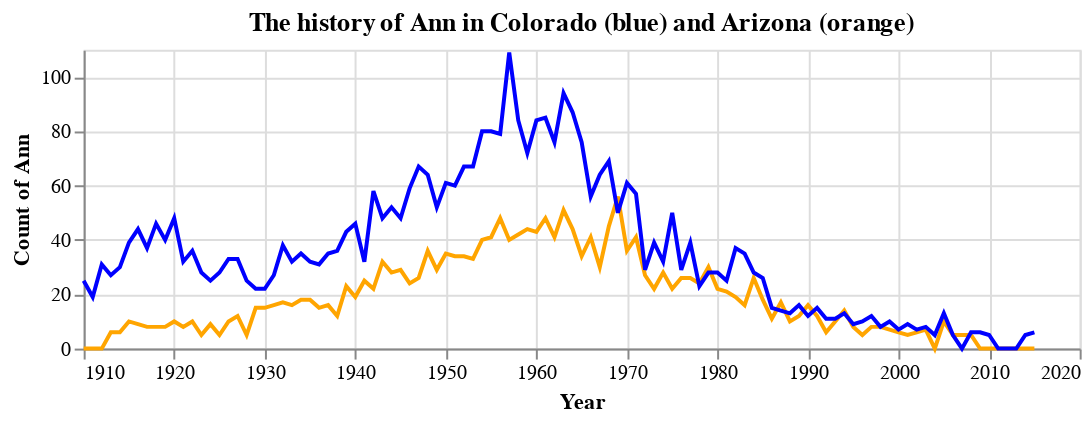

Notebook cell for this chart:
### Code cell
chart_az + chart_co

### Figure 1 — Vega-Lite specification as saved in the notebook (floating-point values rounded to 4 significant figures)
{"config": {"view": {"continuousWidth": 400, "continuousHeight": 300}}, "layer": [{"data": {"name": "data-899eee88d6e8425c6e1763e24ff9d4aa"}, "mark": {"type": "line", "color": "orange"}, "encoding": {"x": {"type": "quantitative", "axis": {"format": "d", "title": "Year"}, "field": "year"}, "y": {"type": "quantitative", "axis": {"title": "Count of Ann"}, "field": "az_total"}}, "height": 150, "title": {"text": "The history of Ann in Colorado (blue) and Arizona (orange)"}, "width": 500}, {"data": {"name": "data-4a16683801b93f67d8cce30e224ea622"}, "mark": {"type": "line", "color": "blue"}, "encoding": {"x": {"type": "quantitative", "axis": {"format": "d", "title": "Year"}, "field": "year"}, "y": {"type": "quantitative", "axis": {"title": "Count of Ann"}, "field": "co_total"}}, "height": 150, "title": {"text": "The history of Ann in Colorado (blue) and Arizona (orange)"}, "width": 500}], "$schema": "https://vega.github.io/schema/vega-lite/v4.8.1.json", "datasets": {"data-899eee88d6e8425c6e1763e24ff9d4aa": [{"year": 1910, "az_total": 0.0}, {"year": 1911, "az_total": 0.0}, {"year": 1912, "az_total": 0.0}, {"year": 1913, "az_total": 6.0}, {"year": 1914, "az_total": 6.0}, {"year": 1915, "az_total": 10.0}, {"year": 1916, "az_total": 9.0}, {"year": 1917, "az_total": 8.0}, {"year": 1918, "az_total": 8.0}, {"year": 1919, "az_total": 8.0}, {"year": 1920, "az_total": 10.0}, {"year": 1921, "az_total": 8.0}, {"year": 1922, "az_total": 10.0}, {"year": 1923, "az_total": 5.0}, {"year": 1924, "az_total": 9.0}, {"year": 1925, "az_total": 5.0}, {"year": 1926, "az_total": 10.0}, {"year": 1927, "az_total": 12.0}, {"year": 1928, "az_total": 5.0}, {"year": 1929, "az_total": 15.0}, {"year": 1930, "az_total": 15.0}, {"year": 1931, "az_total": 16.0}, {"year": 1932, "az_total": 17.0}, {"year": 1933, "az_total": 16.0}, {"year": 1934, "az_total": 18.0}, {"year": 1935, "az_total": 18.0}, {"year": 1936, "az_total": 15.0}, {"year": 1937, "az_total": 16.0}, {"year": 1938, "az_total": 12.0}, {"year": 1939, "az_total": 23.0}, {"year": 1940, "az_total": 19.0}, {"year": 1941, "az_total": 25.0}, {"year": 1942, "az_total": 22.0}, {"year": 1943, "az_total": 32.0}, {"year": 1944, "az_total": 28.0}, {"year": 1945, "az_total": 29.0}, {"year": 1946, "az_total": 24.0}, {"year": 1947, "az_total": 26.0}, {"year": 1948, "az_total": 36.0}, {"year": 1949, "az_total": 29.0}, {"year": 1950, "az_total": 35.0}, {"year": 1951, "az_total": 34.0}, {"year": 1952, "az_total": 34.0}, {"year": 1953, "az_total": 33.0}, {"year": 1954, "az_total": 40.0}, {"year": 1955, "az_total": 41.0}, {"year": 1956, "az_total": 48.0}, {"year": 1957, "az_total": 40.0}, {"year": 1958, "az_total": 42.0}, {"year": 1959, "az_total": 44.0}, {"year": 1960, "az_total": 43.0}, {"year": 1961, "az_total": 48.0}, {"year": 1962, "az_total": 41.0}, {"year": 1963, "az_total": 51.0}, {"year": 1964, "az_total": 44.0}, {"year": 1965, "az_total": 34.0}, {"year": 1966, "az_total": 41.0}, {"year": 1967, "az_total": 30.0}, {"year": 1968, "az_total": 45.0}, {"year": 1969, "az_total": 56.0}, {"year": 1970, "az_total": 36.0}, {"year": 1971, "az_total": 41.0}, {"year": 1972, "az_total": 27.0}, {"year": 1973, "az_total": 22.0}, {"year": 1974, "az_total": 28.0}, {"year": 1975, "az_total": 22.0}, {"year": 1976, "az_total": 26.0}, {"year": 1977, "az_total": 26.0}, {"year": 1978, "az_total": 24.0}, {"year": 1979, "az_total": 30.0}, {"year": 1980, "az_total": 22.0}, {"year": 1981, "az_total": 21.0}, {"year": 1982, "az_total": 19.0}, {"year": 1983, "az_total": 16.0}, {"year": 1984, "az_total": 26.0}, {"year": 1985, "az_total": 18.0}, {"year": 1986, "az_total": 11.0}, {"year": 1987, "az_total": 17.0}, {"year": 1988, "az_total": 10.0}, {"year": 1989, "az_total": 12.0}, {"year": 1990, "az_total": 16.0}, {"year": 1991, "az_total": 12.0}, {"year": 1992, "az_total": 6.0}, {"year": 1993, "az_total": 10.0}, {"year": 1994, "az_total": 14.0}, {"year": 1995, "az_total": 8.0}, {"year": 1996, "az_total": 5.0}, {"year": 1997, "az_total": 8.0}, {"year": 1998, "az_total": 8.0}, {"year": 1999, "az_total": 7.0}, {"year": 2000, "az_total": 6.0}, {"year": 2001, "az_total": 5.0}, {"year": 2002, "az_total": 6.0}, {"year": 2003, "az_total": 7.0}, {"year": 2004, "az_total": 0.0}, {"year": 2005, "az_total": 10.0}, {"year": 2006, "az_total": 5.0}, {"year": 2007, "az_total": 5.0}, {"year": 2008, "az_total": 5.0}, {"year": 2009, "az_total": 0.0}, {"year": 2010, "az_total": 0.0}, {"year": 2011, "az_total": 0.0}, {"year": 2012, "az_total": 0.0}, {"year": 2013, "az_total": 0.0}, {"year": 2014, "az_total": 0.0}, {"year": 2015, "az_total": 0.0}], "data-4a16683801b93f67d8cce30e224ea622": [{"year": 1910, "co_total": 25.0}, {"year": 1911, "co_total": 19.0}, {"year": 1912, "co_total": 31.0}, {"year": 1913, "co_total": 27.0}, {"year": 1914, "co_total": 30.0}, {"year": 1915, "co_total": 39.0}, {"year": 1916, "co_total": 44.0}, {"year": 1917, "co_total": 37.0}, {"year": 1918, "co_total": 46.0}, {"year": 1919, "co_total": 40.0}, {"year": 1920, "co_total": 48.0}, {"year": 1921, "co_total": 32.0}, {"year": 1922, "co_total": 36.0}, {"year": 1923, "co_total": 28.0}, {"year": 1924, "co_total": 25.0}, {"year": 1925, "co_total": 28.0}, {"year": 1926, "co_total": 33.0}, {"year": 1927, "co_total": 33.0}, {"year": 1928, "co_total": 25.0}, {"year": 1929, "co_total": 22.0}, {"year": 1930, "co_total": 22.0}, {"year": 1931, "co_total": 27.0}, {"year": 1932, "co_total": 38.0}, {"year": 1933, "co_total": 32.0}, {"year": 1934, "co_total": 35.0}, {"year": 1935, "co_total": 32.0}, {"year": 1936, "co_total": 31.0}, {"year": 1937, "co_total": 35.0}, {"year": 1938, "co_total": 36.0}, {"year": 1939, "co_total": 43.0}, {"year": 1940, "co_total": 46.0}, {"year": 1941, "co_total": 32.0}, {"year": 1942, "co_total": 58.0}, {"year": 1943, "co_total": 48.0}, {"year": 1944, "co_total": 52.0}, {"year": 1945, "co_total": 48.0}, {"year": 1946, "co_total": 59.0}, {"year": 1947, "co_total": 67.0}, {"year": 1948, "co_total": 64.0}, {"year": 1949, "co_total": 52.0}, {"year": 1950, "co_total": 61.0}, {"year": 1951, "co_total": 60.0}, {"year": 1952, "co_total": 67.0}, {"year": 1953, "co_total": 67.0}, {"year": 1954, "co_total": 80.0}, {"year": 1955, "co_total": 80.0}, {"year": 1956, "co_total": 79.0}, {"year": 1957, "co_total": 109.0}, {"year": 1958, "co_total": 84.0}, {"year": 1959, "co_total": 72.0}, {"year": 1960, "co_total": 84.0}, {"year": 1961, "co_total": 85.0}, {"year": 1962, "co_total": 76.0}, {"year": 1963, "co_total": 94.0}, {"year": 1964, "co_total": 87.0}, {"year": 1965, "co_total": 76.0}, {"year": 1966, "co_total": 56.0}, {"year": 1967, "co_total": 64.0}, {"year": 1968, "co_total": 69.0}, {"year": 1969, "co_total": 50.0}, {"year": 1970, "co_total": 61.0}, {"year": 1971, "co_total": 57.0}, {"year": 1972, "co_total": 29.0}, {"year": 1973, "co_total": 39.0}, {"year": 1974, "co_total": 32.0}, {"year": 1975, "co_total": 50.0}, {"year": 1976, "co_total": 29.0}, {"year": 1977, "co_total": 39.0}, {"year": 1978, "co_total": 23.0}, {"year": 1979, "co_total": 28.0}, {"year": 1980, "co_total": 28.0}, {"year": 1981, "co_total": 25.0}, {"year": 1982, "co_total": 37.0}, {"year": 1983, "co_total": 35.0}, {"year": 1984, "co_total": 28.0}, {"year": 1985, "co_total": 26.0}, {"year": 1986, "co_total": 15.0}, {"year": 1987, "co_total": 14.0}, {"year": 1988, "co_total": 13.0}, {"year": 1989, "co_total": 16.0}, {"year": 1990, "co_total": 12.0}, {"year": 1991, "co_total": 15.0}, {"year": 1992, "co_total": 11.0}, {"year": 1993, "co_total": 11.0}, {"year": 1994, "co_total": 13.0}, {"year": 1995, "co_total": 9.0}, {"year": 1996, "co_total": 10.0}, {"year": 1997, "co_total": 12.0}, {"year": 1998, "co_total": 8.0}, {"year": 1999, "co_total": 10.0}, {"year": 2000, "co_total": 7.0}, {"year": 2001, "co_total": 9.0}, {"year": 2002, "co_total": 7.0}, {"year": 2003, "co_total": 8.0}, {"year": 2004, "co_total": 5.0}, {"year": 2005, "co_total": 13.0}, {"year": 2006, "co_total": 5.0}, {"year": 2007, "co_total": 0.0}, {"year": 2008, "co_total": 6.0}, {"year": 2009, "co_total": 6.0}, {"year": 2010, "co_total": 5.0}, {"year": 2011, "co_total": 0.0}, {"year": 2012, "co_total": 0.0}, {"year": 2013, "co_total": 0.0}, {"year": 2014, "co_total": 5.0}, {"year": 2015, "co_total": 6.0}]}}
